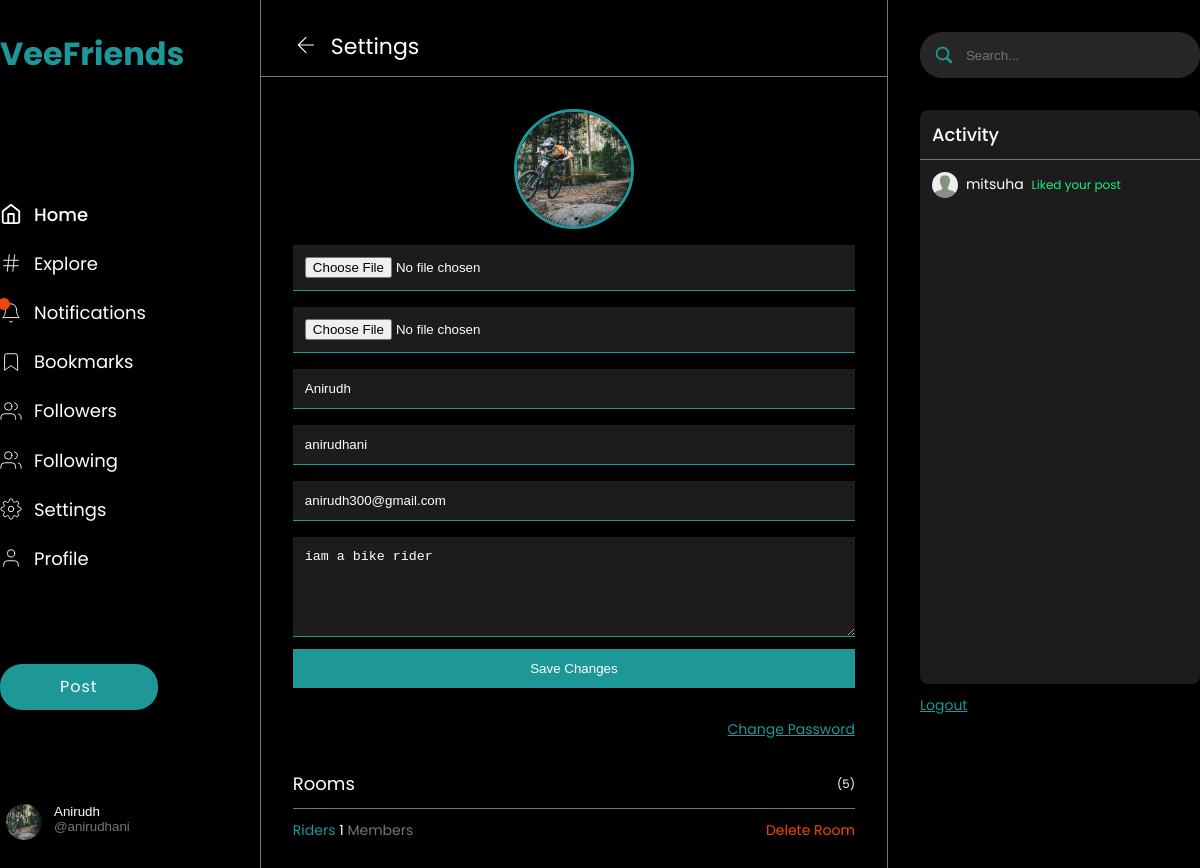
Screenshot of /user/settings (signed in) with the database file from the repository.
### accounts/models.py (models this page shows, shortened)
class User(AbstractBaseUser, PermissionsMixin):
    id = models.UUIDField(
        default=uuid.uuid4, primary_key=True, unique=True, editable=False
    )
    username = models.CharField(max_length=60, unique=True)
    email = models.CharField(max_length=255, unique=True)
    name = models.CharField(max_length=60)
    is_superuser = models.BooleanField(default=False)
    is_staff = models.BooleanField(default=False)
    is_active = models.BooleanField(default=True)
    date_joined = models.DateTimeField(auto_now=True)
    objects = UserManager()
    USERNAME_FIELD = "username"
    REQUIRED_FIELDS = ["email", "name"]
    class Meta:
        verbose_name = "User"
        verbose_name_plural = "Users"

class Profile(models.Model):
    user = models.OneToOneField(User, on_delete=models.CASCADE, related_name="profile")
    username = models.CharField(max_length=60)
    name = models.CharField(max_length=60)
    email = models.CharField(max_length=255)
    avatar = models.ImageField(default="default/avatar.jpg", upload_to="profile/")
    cover_picture = models.ImageField(
        default="default/cover_picture.jpg", upload_to="cover/"
    )
    bio = models.TextField(blank=True)
    followers = models.ManyToManyField(
        "self", blank=True, symmetrical=False, related_name="follower"
    )
    following = models.ManyToManyField(
        "self", blank=True, symmetrical=False, related_name="follow"
    )
    created_at = models.DateTimeField(auto_now_add=True)
    updated_at = models.DateTimeField(auto_now=True)
    @property
    def get_absolute_url(self):
        return reverse("profile", kwargs={"username": self.username})
    def __str__(self):
        return self.username
    class Meta:
        verbose_name = "Profile"
        verbose_name_plural = "Profiles"
        ordering = ["-created_at"]

### chat/models.py (models this page shows, shortened)
class ChatRoom(models.Model):
    avatar = models.ImageField(upload_to="room/", default="room.jpg")
    owner = models.ForeignKey(Profile, on_delete=models.CASCADE)
    room = models.CharField(max_length=60, unique=True)
    members = models.ManyToManyField(
        Profile, related_name="members", through="ChatRoomMember"
    )
    category = models.ForeignKey(
        "ChatRoomCategory", on_delete=models.CASCADE, null=True, blank=True
    )
    is_private = models.BooleanField(default=False)
    created_at = models.DateTimeField(auto_now_add=True)
    updated_at = models.DateTimeField(auto_now=True)
    class Meta:
        verbose_name = "Chat room"
        verbose_name_plural = "Chat rooms"

### posts/models.py (models this page shows)
class ActivityMessage(models.Model):
    user = models.ForeignKey(Profile, on_delete=models.CASCADE)
    notification = models.TextField()
    post = models.ForeignKey(Post, on_delete=models.CASCADE, null=True, blank=True)
    created_at = models.DateTimeField(auto_now_add=True)
    updated_at = models.DateTimeField(auto_now=True)
    class Meta:
        verbose_name = "Activity message"
        verbose_name_plural = "Activity messages"

### accounts/views.py (the view)
# urls.py: path("settings", views.settings, name="settings"),
@csrf_exempt
@login_required(login_url="login")
def settings(request):
    user = request.user.profile
    chat_rooms = ChatRoom.objects.select_related("owner").filter(owner=user)
    if request.method == "POST":
        form = UpdateUserForm(request.POST, request.FILES, instance=user)
        if form.is_valid():
            form = form.save(commit=False)
            form.username = form.username.lower()
            form.name = form.name.capitalize()
            form.save()
            return redirect("profile", user.username)
    else:
        form = UpdateUserForm(instance=user)
    context = {"user": user, "form": form, "chat_rooms": chat_rooms}
    return render(request, "user/settings.html", context)

### accounts/forms.py
class UpdateUserForm(forms.ModelForm):
    class Meta:
        model = Profile
        fields = ("avatar", "cover_picture", "username", "name", "email", "bio")

### posts/models.py (called while the page is built)
    @property
    def get_absolute_url(self):
        return reverse("view_post", kwargs={"post_id": self.id})

### accounts/templates/user/settings.html (shortened to what this page needs)
{% extends 'main.html' %}{% load static %}{% block content %}
<main id="Settings" class="settings wrapper">
  <div class="settings__grid w-100">
    {% include 'sidebar.html' %}
    <section class="settings_content">
      <div class="settings_header">
        <a href="{{request.META.HTTP_REFERER}}"
          ><svg
            xmlns="http://www.w3.org/2000/svg"
            width="24"
            height="24"
            viewBox="0 0 24 24"
            fill="none"
            stroke="currentColor"
            stroke-width="1"
            stroke-linecap="round"
            stroke-linejoin="round"
            class="feather feather-arrow-left"
          >
            <line x1="19" y1="12" x2="5" y2="12"></line>
            <polyline points="12 19 5 12 12 5"></polyline>
          </svg>
        </a>
        <span>Settings</span>
      </div>
      <form action="" class="profile_update_form" method="post" enctype="multipart/form-data">
        <div class="img" id="Preview_image">
          <img src="{{user.avatar.url}}" alt="" id="user_preview_image" />
        </div>
        <input type="file" name="avatar" onchange="previewImage(event)" />
        <input type="file" required name="cover_picture" />
        <input type="text" name="name" value="{{user.name}}" required />
        <input type="text" name="username" value="{{user.username}}" required />
        <input type="email" name="email" value="{{user.email}}" required />
        <textarea name="bio" id="" cols="30" rows="10" style="padding: 12px" required>
{{user.bio}}</textarea
        >
        <button type="submit">Save Changes</button>
      </form>
      <div class="settings_footer">
        <a href="{% url 'change_password' %}">Change Password</a>
      </div>
      <div class="my_rooms">
        <div class="title flex flex-ai-c flex-jc-sb">
          <span>Rooms</span>
          <small>(5)</small>
        </div>
        <ul class="rooms">
          {% for room in chat_rooms %}
          <li class="room">
            <div><a href="">{{room.room}}</a> <span>{{room.members.all.count}} </span>Members</div>
            <a href="" class="delete_room">Delete Room</a>
          </li>
          {% endfor %}
        </ul>
      </div>
    </section>
    {% include 'activitybar.html' %}
  </div>
</main>
{% endblock %}

### templates/sidebar.html (shortened to what this page needs)
<div class="sidebar py-32">
  <div class="sidebar__logo">
    <a href="{% url 'home' %}"><h1>VeeFriends</h1></a>
  </div>
  <ul class="sidebar__links">
    <li class="link active">
      <a href="{% url 'home' %}">
        <span>Home</span></a
      >
    </li>
    <li class="link">
      <a href="{% url 'search' %}?q="
        >
        <span>Explore</span></a
      >
    </li>
    <li class="link">
      <a href="{% url 'notifications' %}">
        <svg
          xmlns="http://www.w3.org/2000/svg"
          width="24"
          height="24"
          viewBox="0 0 24 24"
          fill="none"
          stroke="currentColor"
          stroke-width="2"
          stroke-linecap="round"
          stroke-linejoin="round"
          class="feather feather-bell"
        >
          <path d="M18 8A6 6 0 0 0 6 8c0 7-3 9-3 9h18s-3-2-3-9"></path>
          <path d="M13.73 21a2 2 0 0 1-3.46 0"></path>
        </svg>
        <span class="notification"></span>
        <span>Notifications</span></a
      >
    </li>
    <li class="link">
      <a href="{% url 'bookmark' %}">
        <svg
          xmlns="http://www.w3.org/2000/svg"
          width="24"
          height="24"
          viewBox="0 0 24 24"
          fill="none"
          stroke="currentColor"
          stroke-width="2"
          stroke-linecap="round"
          stroke-linejoin="round"
          class="feather feather-bookmark"
        >
          <path d="M19 21l-7-5-7 5V5a2 2 0 0 1 2-2h10a2 2 0 0 1 2 2z"></path>
        </svg>
        <span>Bookmarks</span></a
      >
    </li>
    <li class="link">
      <a href="{% url 'followers' %}">
        <span>Followers</span></a
      >
    </li>
    <li class="link">
      <a href="{% url 'followings' %}">
        <span>Following</span></a
      >
    </li>
    <li class="link">
      <a href="{% url 'settings' %}">
        <span>Settings</span></a
      >
    </li>
    <li class="link">
      <a href="{{request.user.profile.get_absolute_url}}">
        <svg
          xmlns="http://www.w3.org/2000/svg"
          width="20"
          height="20"
          viewBox="0 0 24 24"
          fill="none"
          stroke="#000"
          stroke-width="1"
          stroke-linecap="round"
          stroke-linejoin="round"
          class="feather feather-user"
        >
          <path d="M20 21v-2a4 4 0 0 0-4-4H8a4 4 0 0 0-4 4v2"></path>
          <circle cx="12" cy="7" r="4"></circle>
        </svg>
        <span>Profile</span>
      </a>
    </li>
  </ul>
  <div class="sidebar__post-btn">
    <a href="{% url 'create_post' %}">Post</a>
  </div>
  <button type="button" class="sidebar__user flex flex-ai-s flex-jc-s" id="logout-btn">
    <div class="user-img">
      <img src="{{request.user.profile.avatar.url}}" alt="" />
    </div>
    <div class="flex flex-ai-s" style="flex-direction: column">
      <span class="name">{{request.user.profile.name}}</span>
      <span class="username">@{{request.user.profile.username}}</span>
    </div>
  </button>
</div>

### templates/activitybar.html
<div class="rightSidebar py-32">
  <div class="rightSidebar__search">
    <form action="{% url 'search' %}">
      <div class="form-control flex flex-ai-c gp-12">
        <?xml version="1.0" ?><svg
          class="bi bi-search"
          fill="#28a17d"
          height="16"
          viewBox="0 0 16 16"
          width="16"
          xmlns="http://www.w3.org/2000/svg"
        >
          <path
            d="M11.742 10.344a6.5 6.5 0 1 0-1.397 1.398h-.001c.03.04.062.078.098.115l3.85 3.85a1 1 0 0 0 1.415-1.414l-3.85-3.85a1.007 1.007 0 0 0-.115-.1zM12 6.5a5.5 5.5 0 1 1-11 0 5.5 5.5 0 0 1 11 0z"
          />
        </svg>
        <input type="text" placeholder="Search..." name="q" />
      </div>
    </form>
  </div>
  <div class="rightSidebar__activity">
    <div class="title"><span>Activity</span></div>
    <ul id="ActivityBar">
      {% for notify in request.user.profile.activity.message.all %}
      <li>
        <a href="{{notify.post.get_absolute_url}}">
          <div class="user-img">
            <img src="{{notify.user.avatar.url}}" alt="" />
          </div>
          <div class="name"><span>{{notify.user}}</span></div>
          <span class="body accept">{{notify.notification}}</span>
        </a>
      </li>
      {% endfor %}
    </ul>
  </div>
  <div class="rightSidebar__logout_btn">
    {% if request.user.is_authenticated %}
    <a href="{% url 'logout' %}">Logout</a>
    {% else %}
    <a href="{% url 'login' %}">Login</a>
    {% endif %}
  </div>
</div>

### rows the page displays
User: user.profile.avatar (picture), user.profile.name "Anirudh", user.profile.username "anirudhani"
Profile: avatar (picture), name "Anirudh", username "anirudhani", email "anirudh300@gmail.com", bio "iam a bike rider"
ChatRoom: room "Riders", members.all.count "1"
ActivityMessage: user.avatar (placeholder picture), user "mitsuha", notification "Liked your post"
